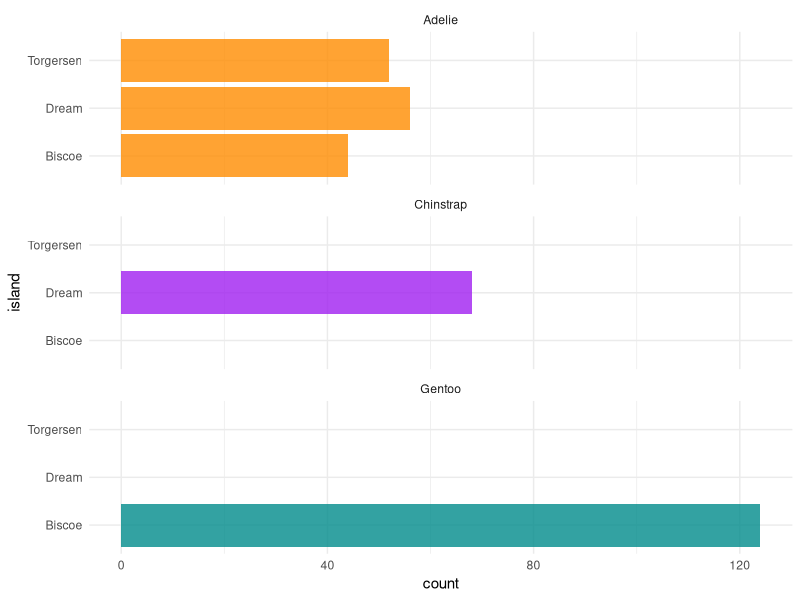
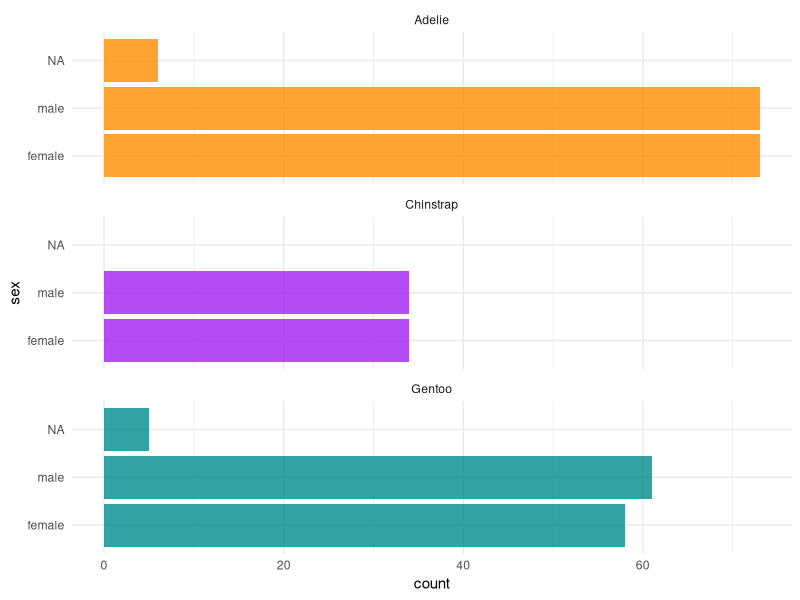
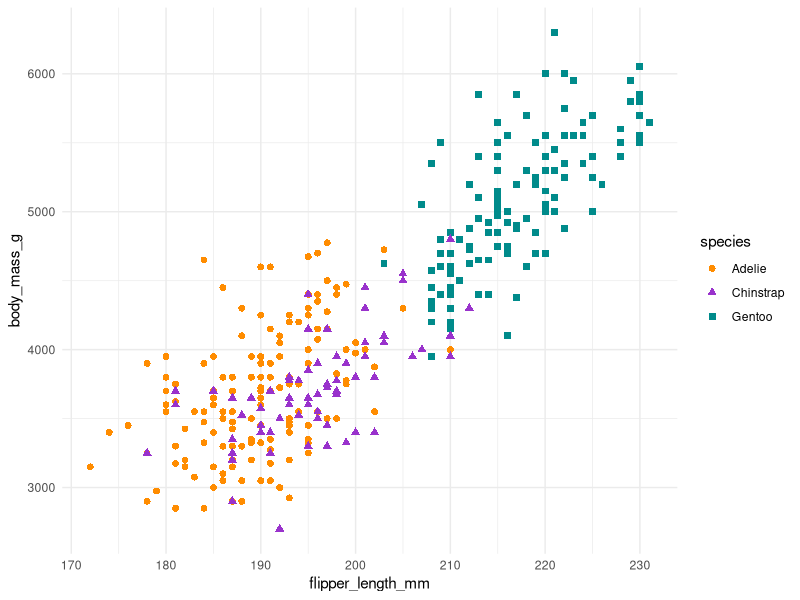
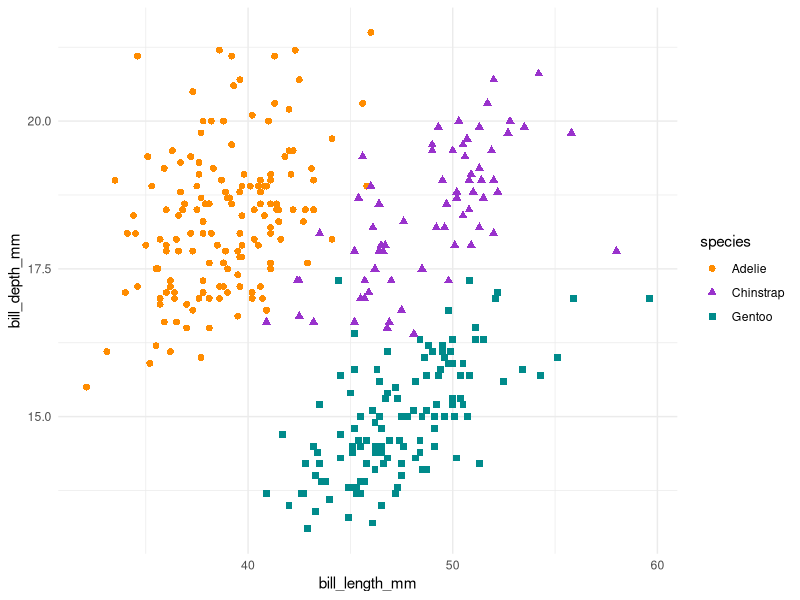
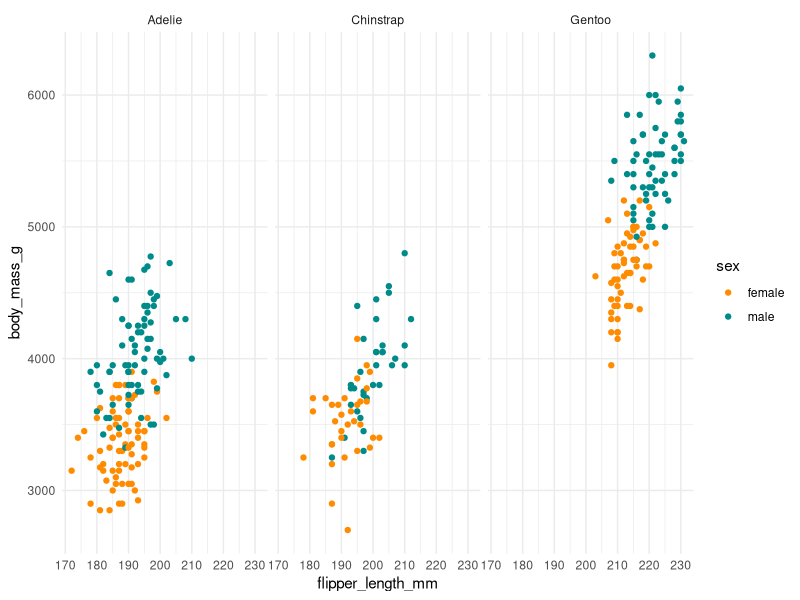
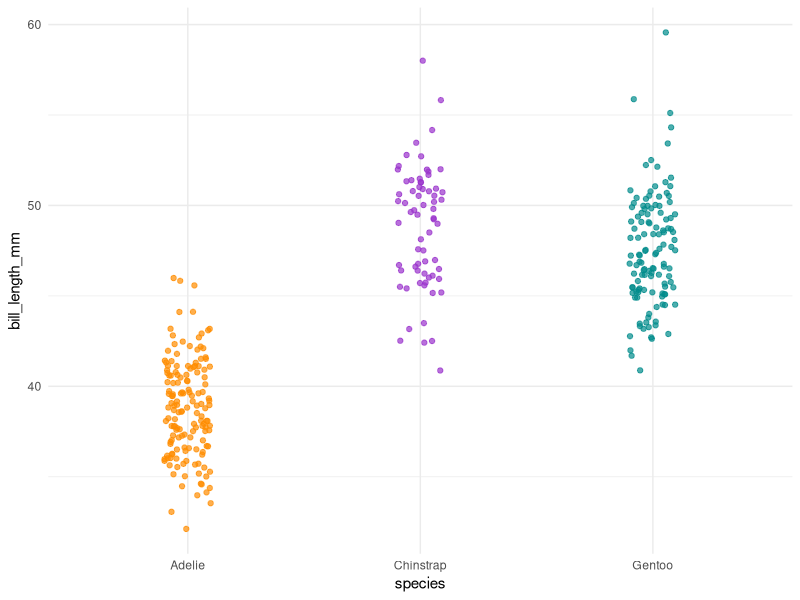
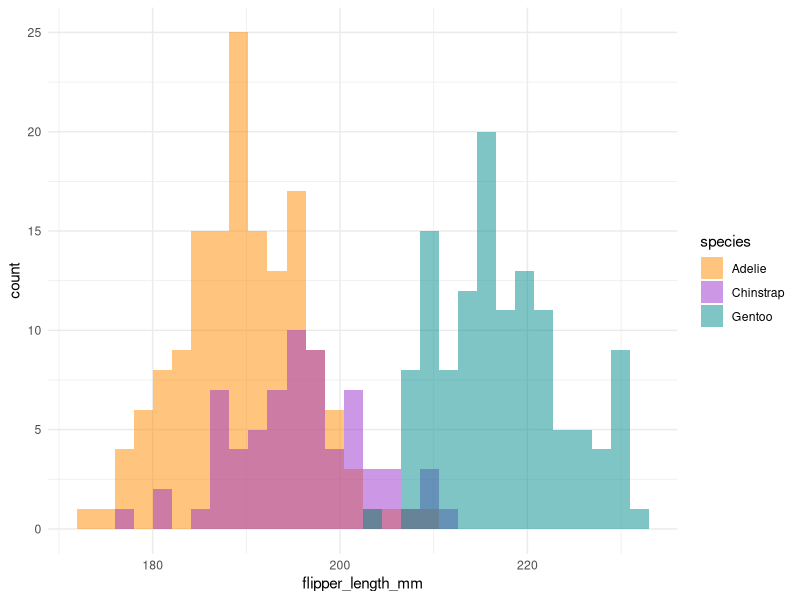

Here is the R script that generated these plots, in order:
## ---- chunk 1
knitr::opts_chunk$set(
  collapse = TRUE,
  comment = "#>",
  warning = FALSE,
  message = FALSE,
  out.width = "100%"
)
## ---- chunk 2
library(palmerpenguins)
library(dplyr)
library(ggplot2)
theme_set(theme_minimal())
## ---- chunk 3
glimpse(penguins)
## ---- chunk 4
penguins %>%
  dplyr::select(where(is.factor)) %>% 
  glimpse()
## ---- chunk 5
# Count penguins for each species / island
penguins %>%
  count(species, island, .drop = FALSE)
## ---- chunk 6
ggplot(penguins, aes(x = island, fill = species)) +
  geom_bar(alpha = 0.8) +
  scale_fill_manual(values = c("darkorange","purple","cyan4"), 
                    guide = FALSE) +
  theme_minimal() +
  facet_wrap(~species, ncol = 1) +
  coord_flip()
## ---- chunk 7
# Count penguins for each species / sex
penguins %>%
  count(species, sex, .drop = FALSE)
## ---- chunk 8
ggplot(penguins, aes(x = sex, fill = species)) +
  geom_bar(alpha = 0.8) +
  scale_fill_manual(values = c("darkorange","purple","cyan4"), 
                    guide = FALSE) +
  theme_minimal() +
  facet_wrap(~species, ncol = 1) +
  coord_flip()
## ---- chunk 9
# Penguins are fun to summarize!
penguins %>% 
  count(species)
penguins %>% 
  group_by(species) %>% 
  summarize(across(where(is.numeric), mean, na.rm = TRUE))
## ---- chunk 10
penguins %>%
  dplyr::select(body_mass_g, ends_with("_mm")) %>% 
  glimpse()
## ---- chunk 11
# Scatterplot example 1: penguin flipper length versus body mass
ggplot(data = penguins, aes(x = flipper_length_mm, y = body_mass_g)) +
  geom_point(aes(color = species, 
                 shape = species),
             size = 2) +
  scale_color_manual(values = c("darkorange","darkorchid","cyan4")) 

# Scatterplot example 2: penguin bill length versus bill depth
ggplot(data = penguins, aes(x = bill_length_mm, y = bill_depth_mm)) +
  geom_point(aes(color = species, 
                 shape = species),
             size = 2)  +
  scale_color_manual(values = c("darkorange","darkorchid","cyan4"))
## ---- chunk 12
ggplot(penguins, aes(x = flipper_length_mm,
                     y = body_mass_g)) +
  geom_point(aes(color = sex)) +
  scale_color_manual(values = c("darkorange","cyan4"), 
                     na.translate = FALSE) +
  facet_wrap(~species)
## ---- chunk 13
# Jitter plot example: bill length by species
ggplot(data = penguins, aes(x = species, y = bill_length_mm)) +
  geom_jitter(aes(color = species),
              width = 0.1, 
              alpha = 0.7,
              show.legend = FALSE) +
  scale_color_manual(values = c("darkorange","darkorchid","cyan4"))

# Histogram example: flipper length by species
ggplot(data = penguins, aes(x = flipper_length_mm)) +
  geom_histogram(aes(fill = species), alpha = 0.5, position = "identity") +
  scale_fill_manual(values = c("darkorange","darkorchid","cyan4"))
